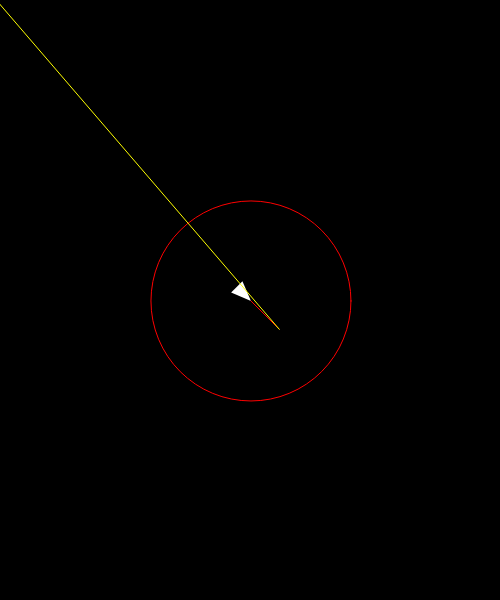
Frame 1 (no input)
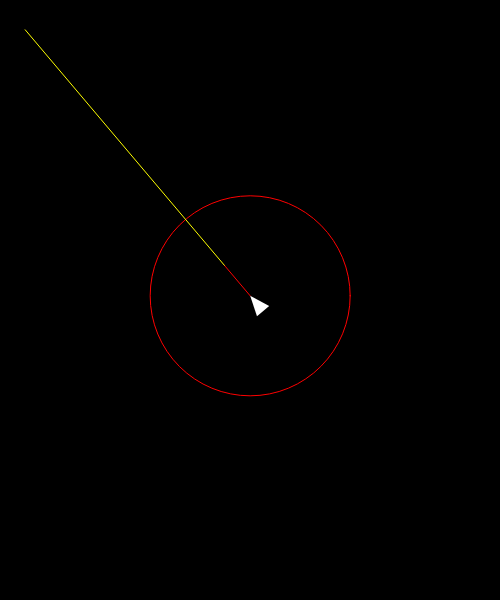
Frame 60 (no input)
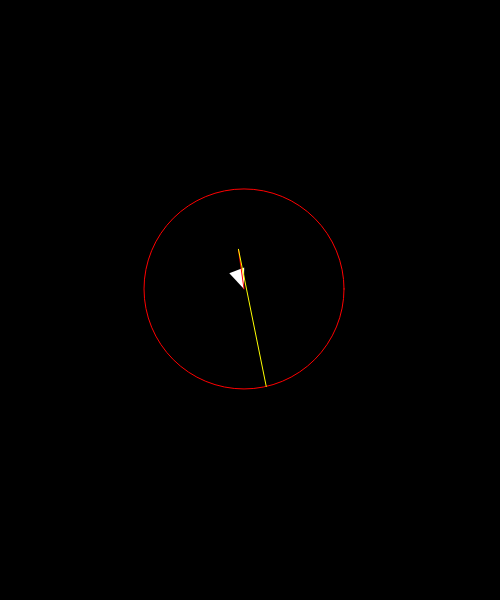
Frame 120 (the mouse pressed at the canvas centre since frame 60)

The p5.js sketch that drew these frames (run headless with seeded random() and noise() and a simulated clock; from frame 60 on, the mouse is pressed at the canvas centre):

// p5.js sketch
// ── sketch.js
"use strict"

var vehicles = [];

function setup() {
  createCanvas(500, 600);
  vehicles.push(new Vehicle(width / 2, height / 2));
}

function draw() {
  background(0);

  for (var i = 0; i < vehicles.length; i++) {
    var v = vehicles[i];
    var target = createVector(mouseX, mouseY);
    // v.seek(target);
    v.detect(target);
    v.update();
    v.checkEdges();
    v.display();
  }
}
// ── Vehicle.js
"use strict";

class Vehicle {
  constructor(x, y) {
    this.pos = createVector(x, y);
    this.vel = createVector(1, 1);
    this.acc = createVector();
    this.angle = 0;

    this.maxDesiredVel = 1;
    this.maxSteerForce = 0.05;
    
    //to detect
    this.detectVector = createVector();
    this.predictDistance = 40;
    this.directionVector = createVector();
    this.detectRadius = 100;
  }
  update() {
    this.vel.add(this.acc);
    this.pos.add(this.vel);
    this.acc.mult(0);
    this.angle = this.vel.heading();
  }

  detect(target) {
    
    this.detectVector = p5.Vector.mult(this.vel.copy().normalize(), this.predictDistance);
    var centerPos = p5.Vector.add(this.pos,this.detectVector);
    this.directionVector = p5.Vector.sub(target,centerPos);
    
    if(this.directionVector.mag() < this.detectRadius){
      this.directionVector.setMag(this.detectRadius);
    }
    var newTarget = p5.Vector.add(this.directionVector,centerPos);
    //newTarget.mult(-1);//try to avoid
    this.seek(newTarget);
  }
  seek(target) {
    var desired = p5.Vector.sub(target, this.pos);
    desired.setMag(this.maxDesiredVel);
    var steer = p5.Vector.sub(desired, this.vel);
    steer.limit(this.maxSteerForce);
    this.applyForce(steer);
  }
  applyForce(force) {
    this.acc.add(force);
  }
  checkEdges() {
    if (this.pos.x < 0) {
      this.pos.x = width;
    } else if (this.pos.x > width) {
      this.pos.x = 0;
    }
    if (this.pos.y < 0) {
      this.pos.y = height;
    } else if (this.pos.y > height) {
      this.pos.y = 0;
    }
  }
  display() {
    push();
    translate(this.pos.x, this.pos.y);

    push();
    rotate(this.angle);
    noStroke();
    fill(255);
    triangle(0, 0, -20, 8, -20, -8);
    pop();
    
    //detecting
    noFill();
    stroke(255,0,0);
    line(0,0,this.detectVector.x,this.detectVector.y);
    ellipse(0,0,this.detectRadius*2);
    
    stroke(255,255,0);
    line(this.detectVector.x,this.detectVector.y,this.directionVector.x,this.directionVector.y);
    pop();
  }
}
